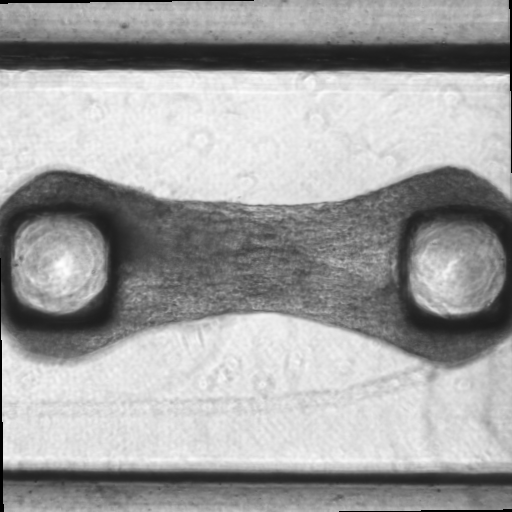
#> input picture tutorials/files/example_data/movie/ex1_0000.TIF, 512 x 512 px; its folder holds only this picture in this run
$ python run_code_tutorial.py files/example_data/movie
#> lines starting #> are read from the running program, lines starting #| are printed output that depends on the picture; after the words box and inside, x2 and y2 are one past the last pixel; in counts of white or black regions, pixels touching at a corner belong together
### src/microbundlecomputelite/image_analysis.py
import cv2
import glob
import imageio.v2 as imageio
import matplotlib.pyplot as plt
# import moviepy.editor as mp
import numpy as np
import os
from pathlib import Path
from skimage import measure
from scipy import ndimage
from scipy.interpolate import RBFInterpolator
from scipy.signal import find_peaks
from skimage import exposure
from skimage import img_as_ubyte
from skimage import io
from skimage.transform import rotate
from typing import List, Tuple, Union


def hello_microbundle_compute() -> str:
    "Given no input. Simple hello world as a test function."
    return "Hello World!"


def read_tiff(img_path: Path) -> np.ndarray:
    """Given a path to a tiff. Will return an array."""
    img = io.imread(img_path)
#> img is the input picture: shape (512, 512) uint16; min 0, max 65482, mean 41666.7
#> in run_create_tissue_mask, `tiff_list = ia.read_all_tiff(name_list_path)`: tiff_list = 1 item
#> in compute_otsu_thresh, `thresh = threshold_otsu(array)`: thresh = 38444
#> in apply_otsu_thresh, `thresh_img = array > thresh`:
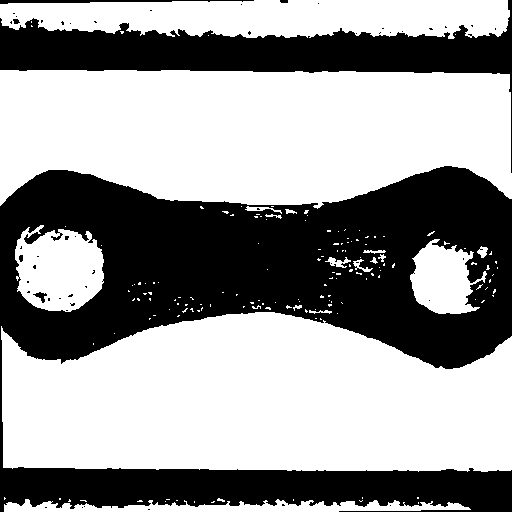
#> thresh_img: shape (512, 512) bool; 60.1% white; 52 black regions (45 under 20 px), largest, box (x1, y1, x2, y2) and area: (0, 166, 512, 512) 83966, (0, 0, 512, 173) 19888, (0, 0, 254, 4) 527
    return img


def image_folder_to_path_list(folder_path: Path) -> List:
    """Given a folder path. Will return the path to all files in that path in order."""
    name_list = glob.glob(str(folder_path) + '/*.TIF')
    name_list.sort()
    name_list_path = []
    for name in name_list:
        name_list_path.append(Path(name))
    return name_list_path


def read_all_tiff(path_list: List) -> List:
    """Given a folder path. Will return a list of all tiffs as an array."""
    tiff_list = []
    for path in path_list:
        array = read_tiff(path)
        tiff_list.append(array)
    return tiff_list


def create_folder(folder_path: Path, new_folder_name: str) -> Path:
    """Given a path to a directory and a folder name. Will create a directory in the given directory."""
    new_path = folder_path.joinpath(new_folder_name).resolve()
    if new_path.exists() is False:
        os.mkdir(new_path)
    return new_path


def uint16_to_uint8(img_16: np.ndarray) -> np.ndarray:
    """Given a uint16 image. Will normalize + rescale and convert to uint8."""
    img_8 = img_as_ubyte(exposure.rescale_intensity(img_16))
    return img_8


# [4 lines left out: function bool_to_uint8, not called in this run]


def uint16_to_uint8_all(img_list: List) -> List:
    """Given an image list of uint16. Will return the same list all as uint8."""
    uint8_list = []
    for img in img_list:
        img8 = uint16_to_uint8(img)
        uint8_list.append(img8)
    return uint8_list


def read_txt_as_mask(file_path: Path) -> np.ndarray:
    """Given a path to a saved txt file array. Will return an array formatted as unit8."""
    img = np.loadtxt(file_path)
    img_uint8 = bool_to_uint8(img)
    return img_uint8


# [169 lines left out: functions get_tracking_param_dicts, mask_to_track_points, adjust_feature_param_dicts, track_one_step, track_all_steps, compute_abs_position_timeseries and 5 more, not called in this run]


def run_tracking(folder_path: Path) -> List:
    """Given a folder path. Will perform tracking and save results as text files."""
    # read images and mask file
    movie_folder_path = folder_path.joinpath("movie").resolve()
    name_list_path = image_folder_to_path_list(movie_folder_path)
    tiff_list = read_all_tiff(name_list_path)
    img_list_uint8 = uint16_to_uint8_all(tiff_list)
    mask_file_path = folder_path.joinpath("masks").resolve().joinpath("tissue_mask.txt").resolve()
    mask = read_txt_as_mask(mask_file_path)
    # perform tracking
    tracker_0, tracker_1 = track_all_steps(img_list_uint8, mask)
    # perform timeseries segmentation
    timeseries, _ = compute_abs_position_timeseries(tracker_0, tracker_1)
    info = compute_valleys(timeseries)
    # split tracking results
    tracker_0_all, tracker_1_all = split_tracking(tracker_0, tracker_1, info)
    # save tracking results
    saved_paths = save_tracking(folder_path=folder_path, tracker_col_all=tracker_0_all, tracker_row_all=tracker_1_all, info=info)
    return saved_paths


# [209 lines left out: functions load_tracking_results, get_title_fname, create_pngs, create_gif, run_visualization, interpolate_points and 4 more, not called in this run]


def insert_borders(mask: np.ndarray, border: int = 10) -> np.ndarray:
    """Given a mask. Will make the borders around it 0."""
#> called with border = 10
    mask[0:border, :] = 0
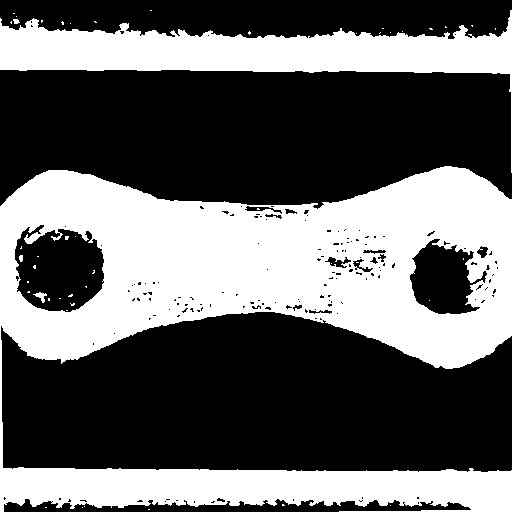
#> mask: shape (512, 512) bool; 39.7% white; 48 white regions (43 under 20 px), largest, box (x1, y1, x2, y2) and area: (0, 166, 512, 512) 83966, (0, 10, 512, 173) 19848, (33, 292, 47, 303) 66, (13, 19, 20, 24) 26, (19, 255, 23, 262) 24
    mask[-border:, :] = 0
    mask[:, 0:border] = 0
    mask[:, -border:] = 0
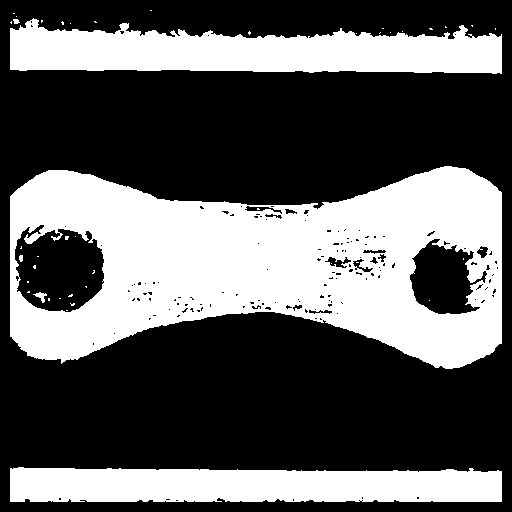
#> mask: shape (512, 512) bool; 37.2% white; 43 white regions (37 under 20 px)
    return mask


# [276 lines left out: functions box_to_unit_vec, box_to_center_points, mask_to_box, axis_from_mask, rot_vec_to_rot_mat_and_angle, rot_image and 11 more, not called in this run]

### src/microbundlecomputelite/create_tissue_mask.py
import matplotlib.pyplot as plt
from microbundlecomputelite import image_analysis as ia
import numpy as np
from pathlib import Path
from scipy import ndimage
from skimage.filters import threshold_otsu, gabor, sobel
from skimage.measure import label, regionprops
from skimage import morphology
from typing import List, Union


# [16 lines left out: functions apply_median_filter, apply_gaussian_filter, apply_sobel_filter, not called in this run]


def compute_otsu_thresh(array: np.ndarray) -> Union[float, int]:
    """Given an image array. Will return the otsu threshold applied by skimage."""
    thresh = threshold_otsu(array)
    return thresh


def apply_otsu_thresh(array: np.ndarray) -> np.ndarray:
    """Given an image array. Will return a boolean numpy array with an otsu threshold applied."""
    thresh = compute_otsu_thresh(array)
    thresh_img = array > thresh
    return thresh_img


# [9 lines left out: function gabor_filter, not called in this run]


def invert_mask(mask: np.ndarray) -> np.ndarray:
    """Given a mask. Will return an inverted mask."""
    invert_mask = mask == 0
    return invert_mask


def get_largest_regions(array: np.ndarray, num_regions: int = 1) -> List:
    """Given a thresholded image. Will return a list of the num_regions largest regions.
    If there are fewer than num_regions regions, will return all regions."""
#> called with num_regions = 1
    label_image = label(array)
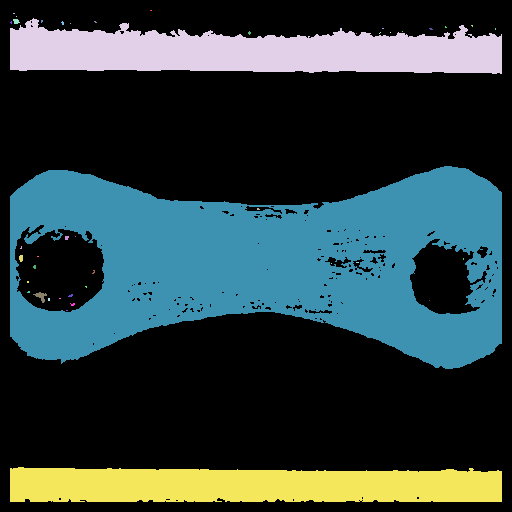
#> label_image: shape (512, 512) int32; 44 distinct labels, from 0 to 43; one colour per label, 0 black
    region_props = regionprops(label_image)
#> region_props = 43 regions; largest, box (x1, y1, x2, y2) and area: (10, 166, 502, 369) 62793, (10, 18, 502, 74) 18777, (10, 467, 502, 502) 15676, (33, 292, 47, 303) 66, (13, 19, 20, 24) 26
    area_list = []
    for region in region_props:
        area_list.append(region.area)
#> this loop made 43 passes
#> after the loop, area_list = 43 values, max 62793 at index 20, min 1 at index 2, mean 2267.7
    ranked = np.argsort(area_list)[::-1]
#> ranked = 43 values, max 42 at index 2, min 0 at index 31, mean 21
    num_to_return = np.min([len(ranked), num_regions])
#> num_to_return = 1
    regions_list = []
    for kk in range(0, num_to_return):
        idx = ranked[kk]
        regions_list.append(region_props[idx])
#> this loop made 1 pass
#> idx on pass 1: 20
#> after the loop, regions_list = 1 regions; box (x1, y1, x2, y2) and area: (10, 166, 502, 369) 62793
    return regions_list


def region_to_mask(region: object, array: np.ndarray) -> np.ndarray:
    """Given regions. Will return a mask of the coordinates of the region."""
    coords = region.coords
    mask = np.zeros(array.shape)
    for kk in range(0, coords.shape[0]):
        mask[coords[kk, 0], coords[kk, 1]] = 1
#> in segment_mask_1, `mask_region = region_to_mask(region, array)`:
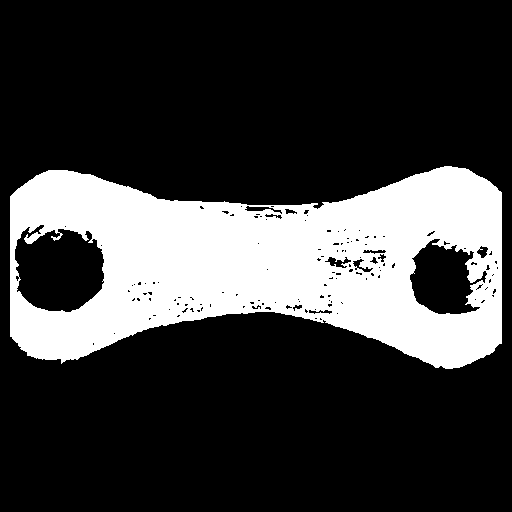
#> mask_region: shape (512, 512) float64; values 0 (black) and 1 (white), 24% white; 1 white region, box (x1, y1, x2, y2) and area: (10, 166, 502, 369) 62793
    return mask


def close_region(array: np.ndarray, radius: int = 1) -> np.ndarray:
    """Given an array with a small hole. Will return a closed array."""
#> called with radius = 3
    footprint = morphology.disk(radius, dtype=bool)
    closed_array = morphology.binary_closing(array, footprint)
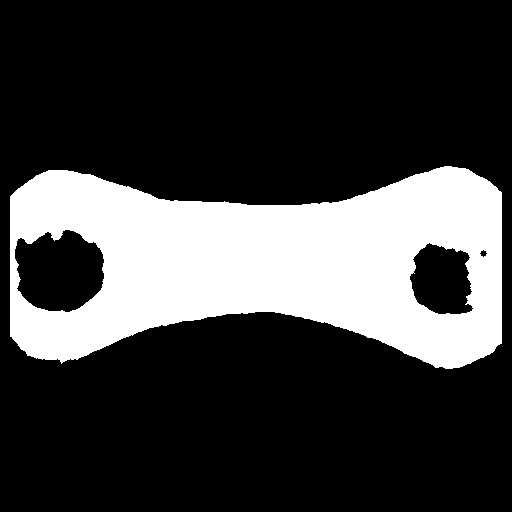
#> closed_array: shape (512, 512) bool; 24.6% white; 1 white region, box (x1, y1, x2, y2) and area: (10, 166, 502, 369) 64498
    return closed_array


def segment_mask_1(array: np.ndarray):
    thresh_img = apply_otsu_thresh(array)
    thresh_img_inverted = invert_mask(thresh_img)
    thresh_img_inverted_borders = ia.insert_borders(thresh_img_inverted)
    region = get_largest_regions(thresh_img_inverted_borders)[0]
    mask_region = region_to_mask(region, array)
    mask_region_closed = close_region(mask_region, 3)
    return mask_region_closed


# [8 lines left out: function segment_mask_2, not called in this run]


def save_mask(folder_path: Path, mask: np.ndarray, fname: str = "tissue_mask"):
    """Given a folder path and tissue mask. Will save file."""
#> called with fname = 'tissue_mask'
    new_path = ia.create_folder(folder_path, "masks")
    file_path = new_path.joinpath(fname + ".txt").resolve()
    np.savetxt(str(file_path), mask, fmt="%i")
    img_path = new_path.joinpath(fname + ".png").resolve()
    plt.imsave(img_path, mask)
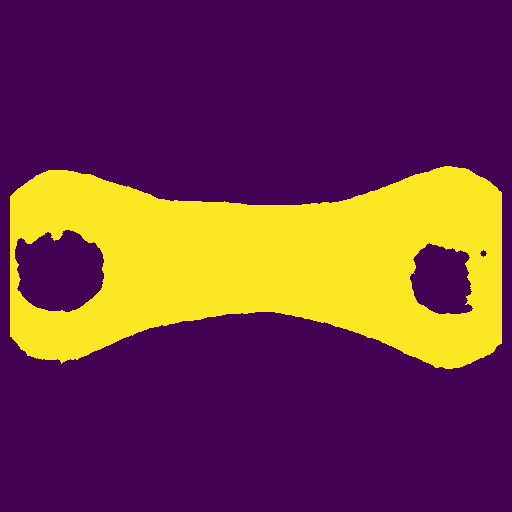
#> saved as tissue_mask.png: shape (512, 512, 3); mean R, G, B 113.5, 57.6, 72.2
    return file_path, img_path


def run_create_tissue_mask(folder_path: Path, seg_fcn_num: int = 1, fname: str = "tissue_mask", frame_num: int = 0):
    """Given a folder and selection of mask segmentation settings. Will segment and save the tissue mask."""
    # load the first image
    movie_folder_path = folder_path.joinpath("movie").resolve()
    name_list_path = ia.image_folder_to_path_list(movie_folder_path)
    tiff_list = ia.read_all_tiff(name_list_path)
    img = tiff_list[frame_num]
    # create the tissue mask
    if seg_fcn_num == 1:
        mask = segment_mask_1(img)
    elif seg_fcn_num == 2:
        mask = segment_mask_2(img)
    # save the tissue mask
    file_path, img_path = save_mask(folder_path, mask, fname)
    return file_path, img_path

### tutorials/run_code_tutorial.py
import argparse
import matplotlib.pyplot as plt
from microbundlecomputelite import create_tissue_mask as ctm
from microbundlecomputelite import image_analysis as ia
from microbundlecomputelite import strain_analysis as sa
import numpy as np
from pathlib import Path

parser = argparse.ArgumentParser()
parser.add_argument("input_folder", help="the user input folder location")
args = parser.parse_args()
input_folder_str = args.input_folder

# input_folder_str = "files/example_data"

self_path_file = Path(__file__)
self_path = self_path_file.resolve().parent
input_folder = self_path.joinpath(input_folder_str).resolve()

# automatically create a tissue mask
# (a manual mask can also be used -- just name it "tissue_mask.txt" -- 1=tissue, 0=background)
seg_fcn_num = 1
fname = "tissue_mask"
frame_num = 0
ctm.run_create_tissue_mask(input_folder, seg_fcn_num, fname, frame_num)

# run the tracking
ia.run_tracking(input_folder)
#> in run_tracking, `tiff_list = read_all_tiff(name_list_path)`: tiff_list = 1 item
#> the loop in uint16_to_uint8_all, `for img in img_list:` made 1 pass
#> (the run stopped early here; a loop or call above may not have finished)
